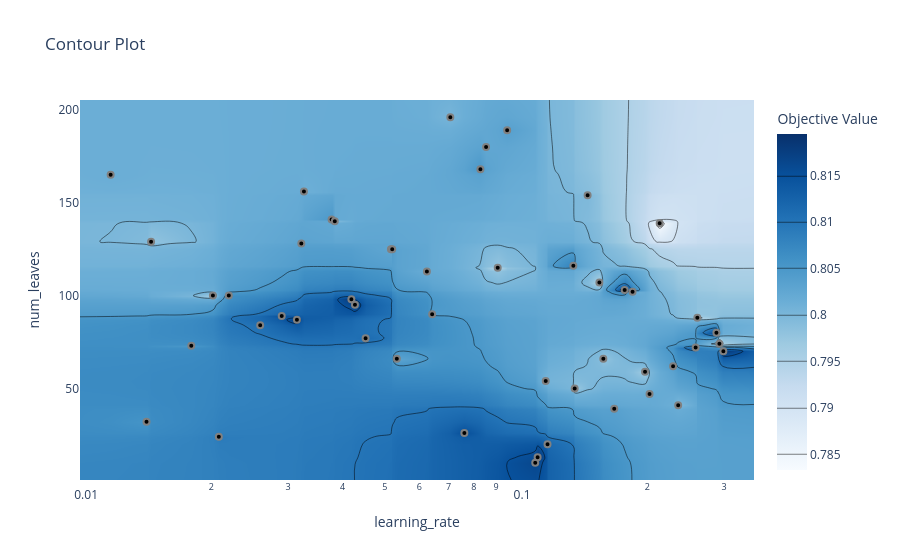

Notebook code for this chart:
### Markdown cell above
### 1.3 Contour plot

**Задание:** выберите два гиперпараметра, которые (судя по `plot_param_importances`) сильнее всего влияют на метрику, и постройте для них contour plot. Ответьте: находится ли найденный оптимум внутри заданных границ поиска, или он «упирается» в край диапазона? Если упирается — как нужно было бы изменить границы поиска?

### Code cell
# TODO: постройте plot_param_importances(study)
# TODO: выберите два наиболее важных гиперпараметра и постройте для них plot_contour(study, params=[...])
plot_contour(
study, params=['num_leaves', 'learning_rate']
).show()

### Figure 1 — Plotly figure (JSON) as saved in the notebook; plotly's stock layout.template omitted (floating-point values rounded to 4 significant figures; data arrays with more than 128 entries replaced by an {"elided": "..."} marker saying what was removed)
{"data": [{"colorbar": {"title": {"text": "Objective Value"}}, "colorscale": [[0, "rgb(247,251,255)"], [0.125, "rgb(222,235,247)"], [0.25, "rgb(198,219,239)"], [0.375, "rgb(158,202,225)"], [0.5, "rgb(107,174,214)"], [0.625, "rgb(66,146,198)"], [0.75, "rgb(33,113,181)"], [0.875, "rgb(8,81,156)"], [1, "rgb(8,48,107)"]], "connectgaps": true, "contours": {"coloring": "heatmap"}, "hoverinfo": "none", "line": {"smoothing": 1.3}, "reversescale": false, "type": "contour", "x": [0.009993, 0.01175, 0.0142, 0.01455, 0.01799, 0.02016, 0.0208, 0.02193, 0.02588, 0.029, 0.03143, 0.03217, 0.03261, 0.03774, 0.03838, 0.0419, 0.0427, 0.04517, 0.05163, 0.05199, 0.05327, 0.06244, 0.0642, 0.07067, 0.07611, 0.08285, 0.08536, 0.09078, 0.09542, 0.1107, 0.1121, 0.117, 0.1181, 0.1353, 0.1363, 0.146, 0.1553, 0.1586, 0.168, 0.1775, 0.1851, 0.1976, 0.2024, 0.2135, 0.2292, 0.2355, 0.2583, 0.2606, 0.2882, 0.2928, 0.299, 0.3515], "y": [0.7, 10, 13, 20, 24, 26, 32, 39, 41, 47, 50, 54, 59, 62, 66, 70, 72, 73, 74, 77, 80, 84, 87, 88, 89, 90, 95, 98, 100, 102, 103, 107, 113, 115, 116, 125, 128, 129, 139, 140, 141, 154, 156, 165, 168, 180, 189, 196, 205.3], "z": {"elided": "49x52 float values"}}, {"marker": {"color": "black", "line": {"color": "Gray", "width": 2}}, "mode": "markers", "name": "Feasible Trial", "showlegend": false, "type": "scatter", "x": [0.08285, 0.07611, 0.05163, 0.09542, 0.01175, 0.146, 0.03774, 0.0142, 0.02016, 0.2355, 0.2882, 0.299, 0.2583, 0.2928, 0.1586, 0.1775, 0.1553, 0.1851, 0.1107, 0.05199, 0.2024, 0.1181, 0.117, 0.1121, 0.0642, 0.1976, 0.1353, 0.03143, 0.2135, 0.07067, 0.168, 0.029, 0.02588, 0.09078, 0.0427, 0.2292, 0.0208, 0.01455, 0.08536, 0.06244, 0.03261, 0.0419, 0.04517, 0.02193, 0.03217, 0.2606, 0.1363, 0.01799, 0.05327, 0.03838], "y": [168, 26, 125, 189, 165, 154, 141, 32, 100, 41, 80, 70, 72, 74, 66, 103, 107, 102, 10, 125, 47, 20, 54, 13, 90, 59, 116, 87, 139, 196, 39, 89, 84, 115, 95, 62, 24, 129, 180, 113, 156, 98, 77, 100, 128, 88, 50, 73, 66, 140]}, {"marker": {"color": "#cccccc", "line": {"color": "Gray", "width": 2}}, "mode": "markers", "name": "Infeasible Trial", "showlegend": false, "type": "scatter", "x": [], "y": []}], "layout": {"title": {"text": "Contour Plot"}, "xaxis": {"range": [-2.0, -0.4541], "title": {"text": "learning_rate"}, "type": "log"}, "yaxis": {"range": [0.7, 205.3], "title": {"text": "num_leaves"}}}}
